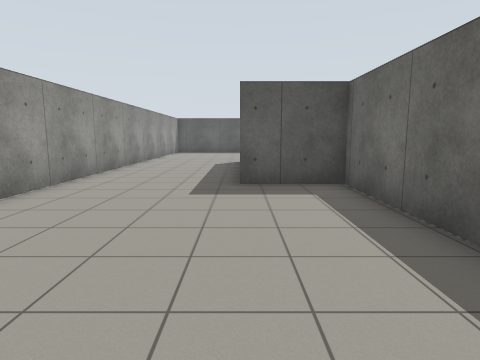
View 1 (above)

14 first-person views from a walk through a world built for the Gazebo simulator. The camera is 1.2 m above the floor, tilts 8° down and sees 75° across. The floor is counted in squares, 1 m on a side. Each view is taken from the middle of a square. On the plan, view 1 faces up. The plan holds only what a view shows up to about 13 squares ahead; the rest is blank.

View 2
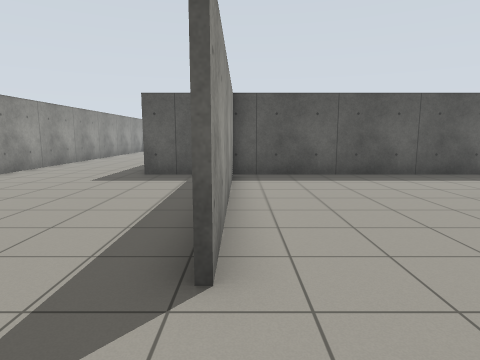

View 3
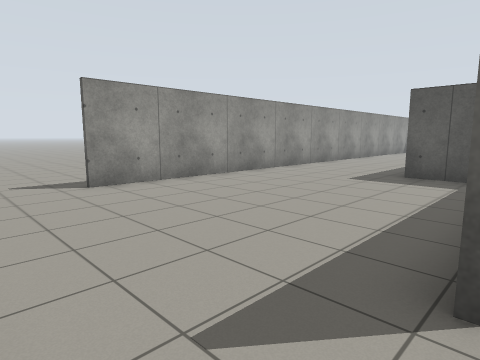

View 4
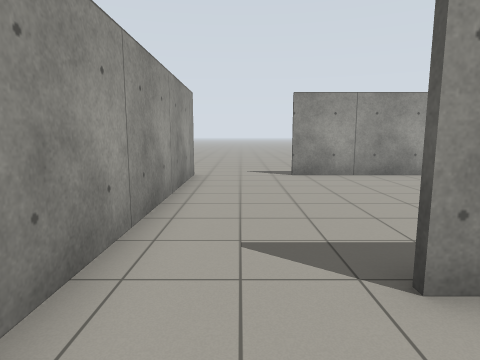

View 5
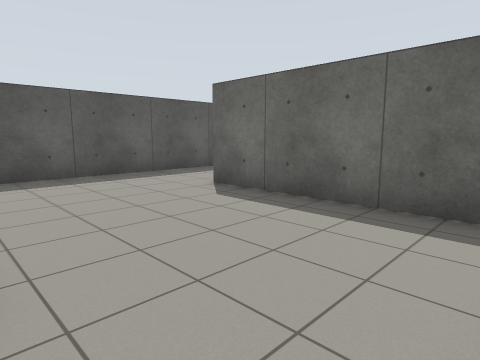

View 6
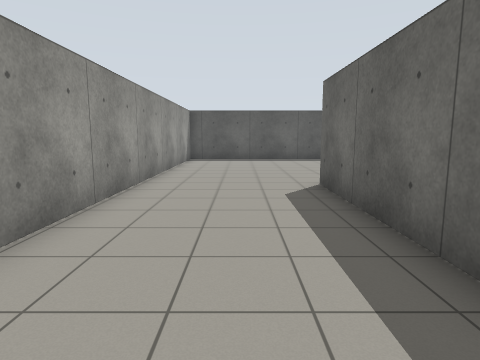

View 7
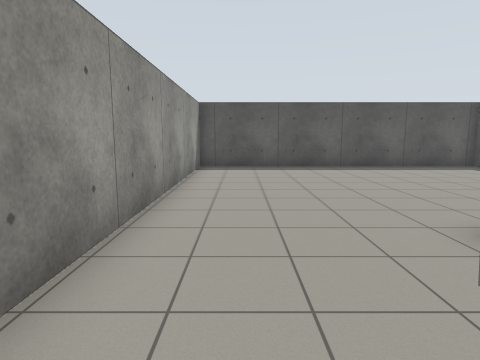

View 8
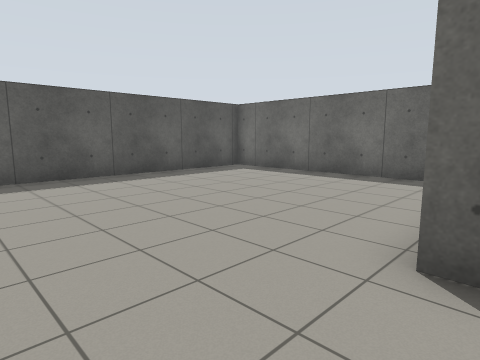

View 9
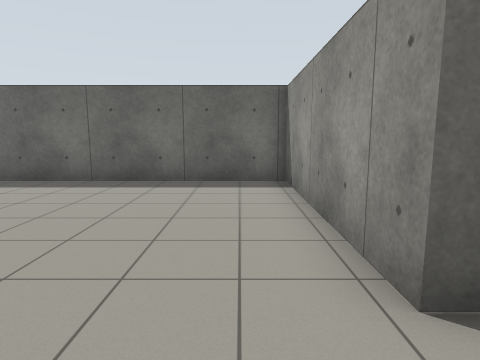

View 10
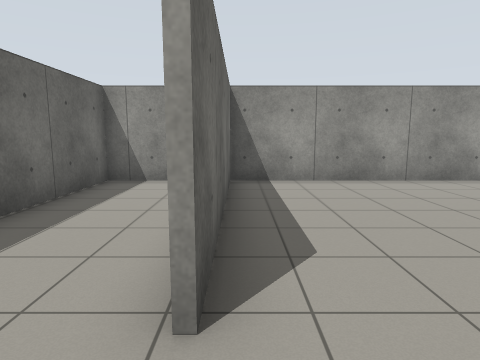

View 11
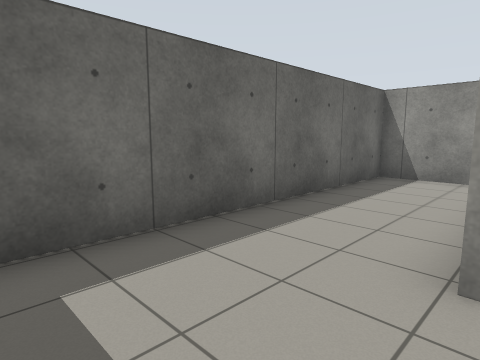

View 12
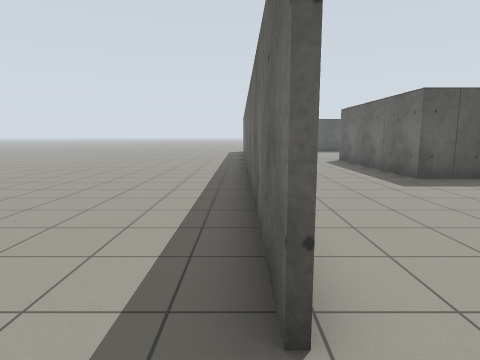

View 13
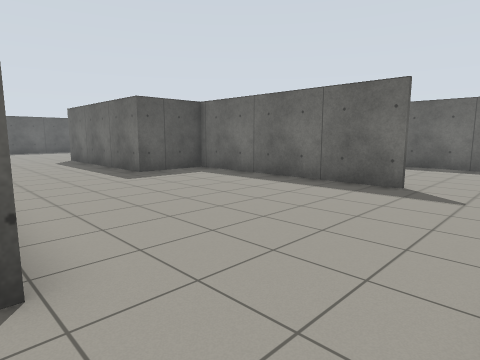

View 14
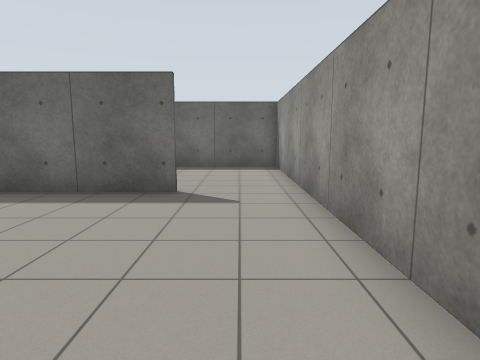

### Floor plan
Points are (right, up) in squares from view 1. A wall is a line through its corners. A room is listed if a view was taken in it or the views show most of it. See-through windows are left out.
Room 1 (views 1, 2, 3, 4, 5, 6, 7, 8, 9, 10, 11, 12, 13, 14)
walls: (2.8, 6.9) (2.8, 0.4); (2.6, 0.4) (2.6, 7.9); (-4.7, 0.5) (-4.7, 10.1); (11.3, 7.8) (0, 7.8) (0, 14.8) (6.4, 14.8) (6.4, 23.5) (-4.6, 23.5) (-4.6, 0.5); (-4.8, -2.4) (11.6, -2.4) (11.6, 6.6); (8.3, -2.5) (8.3, 4.2)

Where each view was taken, in squares from view 1:
view 1: 0 up, 0 right, facing up
view 2: 2 down, 3 right, facing up
view 3: 2 down, 3 right, facing up-left
view 4: 1 down, 5 right, facing left
view 5: 2 down, 3 right, facing up-right
view 6: 7 up, 2 left, facing up
view 7: 11 up, 3 left, facing up
view 8: 14 up, 3 left, facing up-right
view 9: 16 up, 2 left, facing right
view 10: 6 up, 8 right, facing down
view 11: 7 up, 8 right, facing down-right
view 12: 1 down, 5 left, facing up
view 13: 2 down, 5 left, facing up-right
view 14: 1 down, 4 left, facing right
